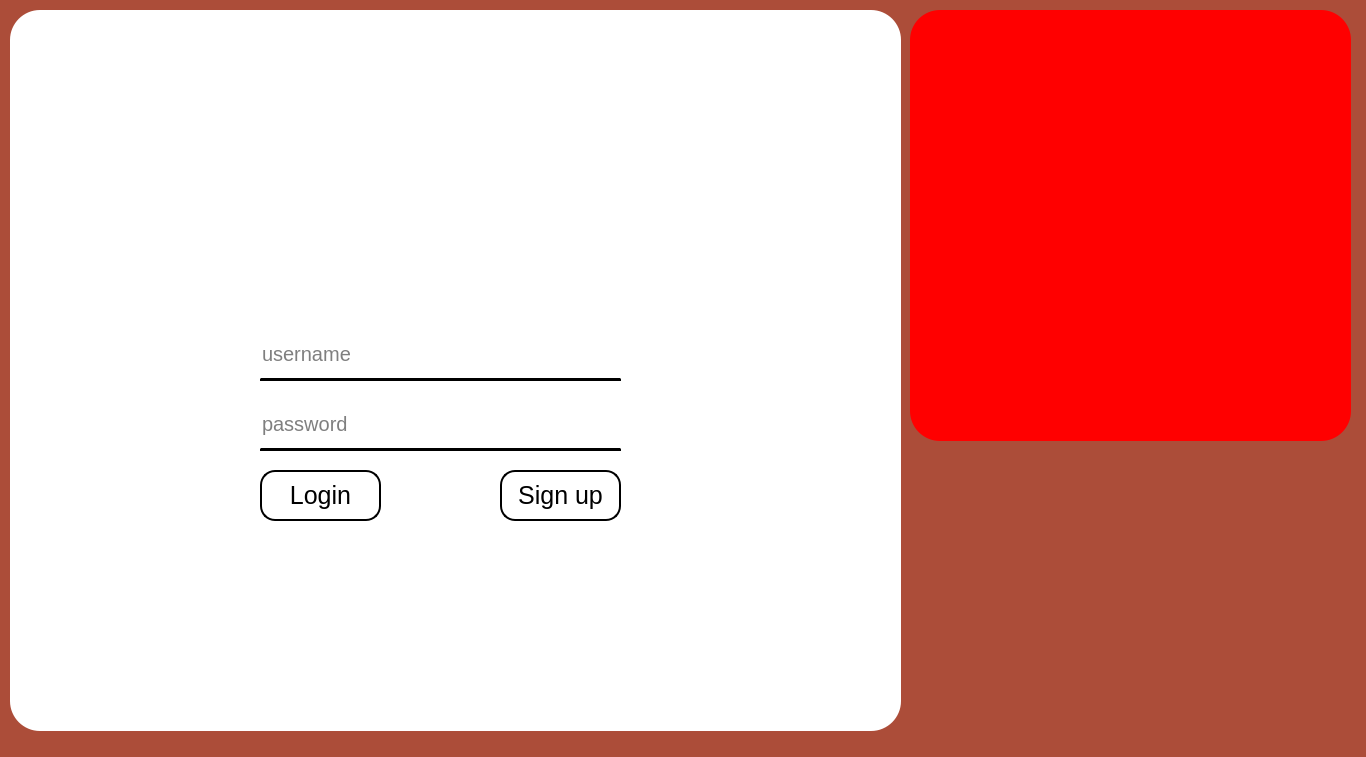
<?xml version="1.0" encoding="UTF-8"?>
<ui version="4.0">
 <class>MainWindow</class>
 <widget class="QMainWindow" name="MainWindow">
  <property name="geometry">
   <rect>
    <x>0</x>
    <y>0</y>
    <width>1366</width>
    <height>757</height>
   </rect>
  </property>
  <property name="windowTitle">
   <string>MainWindow</string>
  </property>
  <property name="autoFillBackground">
   <bool>false</bool>
  </property>
  <property name="styleSheet">
   <string notr="true">background-color:#AC4D39;
</string>
  </property>
  <widget class="QWidget" name="centralwidget">
   <widget class="QLabel" name="label">
    <property name="geometry">
     <rect>
      <x>10</x>
      <y>10</y>
      <width>891</width>
      <height>721</height>
     </rect>
    </property>
    <property name="styleSheet">
     <string notr="true">/*(background-image: url(:/img/backg.jpg);*/
background-color:white;
border-radius:30px;

</string>
    </property>
    <property name="text">
     <string/>
    </property>
   </widget>
   <widget class="QLabel" name="label_3">
    <property name="geometry">
     <rect>
      <x>910</x>
      <y>10</y>
      <width>441</width>
      <height>431</height>
     </rect>
    </property>
    <property name="styleSheet">
     <string notr="true">/*(background-image: url(:/img/backg.jpg);*/
color: rgb(255, 10, 14);
background-color:red;
border-radius:30px;

</string>
    </property>
    <property name="text">
     <string/>
    </property>
   </widget>
   <widget class="QLabel" name="label_4">
    <property name="geometry">
     <rect>
      <x>910</x>
      <y>450</y>
      <width>441</width>
      <height>281</height>
     </rect>
    </property>
    <property name="styleSheet">
     <string notr="true">
border-image: url(:/img/logo team (1).jpg);
border-radius:25px;</string>
    </property>
    <property name="text">
     <string/>
    </property>
   </widget>
   <widget class="QLabel" name="label_5">
    <property name="geometry">
     <rect>
      <x>950</x>
      <y>40</y>
      <width>371</width>
      <height>371</height>
     </rect>
    </property>
    <property name="styleSheet">
     <string notr="true">border-image: url(:/img/pnghut_microphone-internet-radio-graphic-designer.png);
background-color: red;
</string>
    </property>
    <property name="text">
     <string/>
    </property>
   </widget>
   <widget class="QLineEdit" name="password">
    <property name="geometry">
     <rect>
      <x>260</x>
      <y>400</y>
      <width>361</width>
      <height>51</height>
     </rect>
    </property>
    <property name="styleSheet">
     <string notr="true">background-color:white;
border-radius:1px;
font-size:20px;
text-align:center;
border-bottom: 3px solid ;
</string>
    </property>
    <property name="echoMode">
     <enum>QLineEdit::Password</enum>
    </property>
    <property name="placeholderText">
     <string>password</string>
    </property>
   </widget>
   <widget class="QLineEdit" name="username">
    <property name="geometry">
     <rect>
      <x>260</x>
      <y>330</y>
      <width>361</width>
      <height>51</height>
     </rect>
    </property>
    <property name="styleSheet">
     <string notr="true">background-color:white;
border-radius:1px;

border-bottom:3px solid ;
font-size:20px;
text-align:center;


</string>
    </property>
    <property name="text">
     <string/>
    </property>
    <property name="placeholderText">
     <string>username</string>
    </property>
   </widget>
   <widget class="QPushButton" name="login">
    <property name="geometry">
     <rect>
      <x>260</x>
      <y>470</y>
      <width>121</width>
      <height>51</height>
     </rect>
    </property>
    <property name="styleSheet">
     <string notr="true">QPushButton{
border-radius:15px;
color:black;
background-color:white;
font-size:25px;

font-family:Arial;
text-align:center;
border:2px solid;
}

QPushButton:hover
{
background-color:lightgray;
}

QPushButton:clicked
{
background-color:gray;

}
</string>
    </property>
    <property name="text">
     <string>Login</string>
    </property>
   </widget>
   <widget class="QLabel" name="label_2">
    <property name="geometry">
     <rect>
      <x>370</x>
      <y>170</y>
      <width>131</width>
      <height>121</height>
     </rect>
    </property>
    <property name="styleSheet">
     <string notr="true">background-color:white;
</string>
    </property>
    <property name="text">
     <string/>
    </property>
   </widget>
   <widget class="QPushButton" name="sign_in_push_button">
    <property name="geometry">
     <rect>
      <x>500</x>
      <y>470</y>
      <width>121</width>
      <height>51</height>
     </rect>
    </property>
    <property name="styleSheet">
     <string notr="true">QPushButton{
border-radius:15px;
color:black;
background-color:white;
font-size:25px;
font-family:Arial;
text-align:center;
border:2px solid;
}

QPushButton:hover
{
background-color:lightgray;
}</string>
    </property>
    <property name="text">
     <string>Sign up</string>
    </property>
   </widget>
  </widget>
  <widget class="QMenuBar" name="menubar">
   <property name="geometry">
    <rect>
     <x>0</x>
     <y>0</y>
     <width>1366</width>
     <height>22</height>
    </rect>
   </property>
  </widget>
 </widget>
 <resources/>
 <connections/>
</ui>
